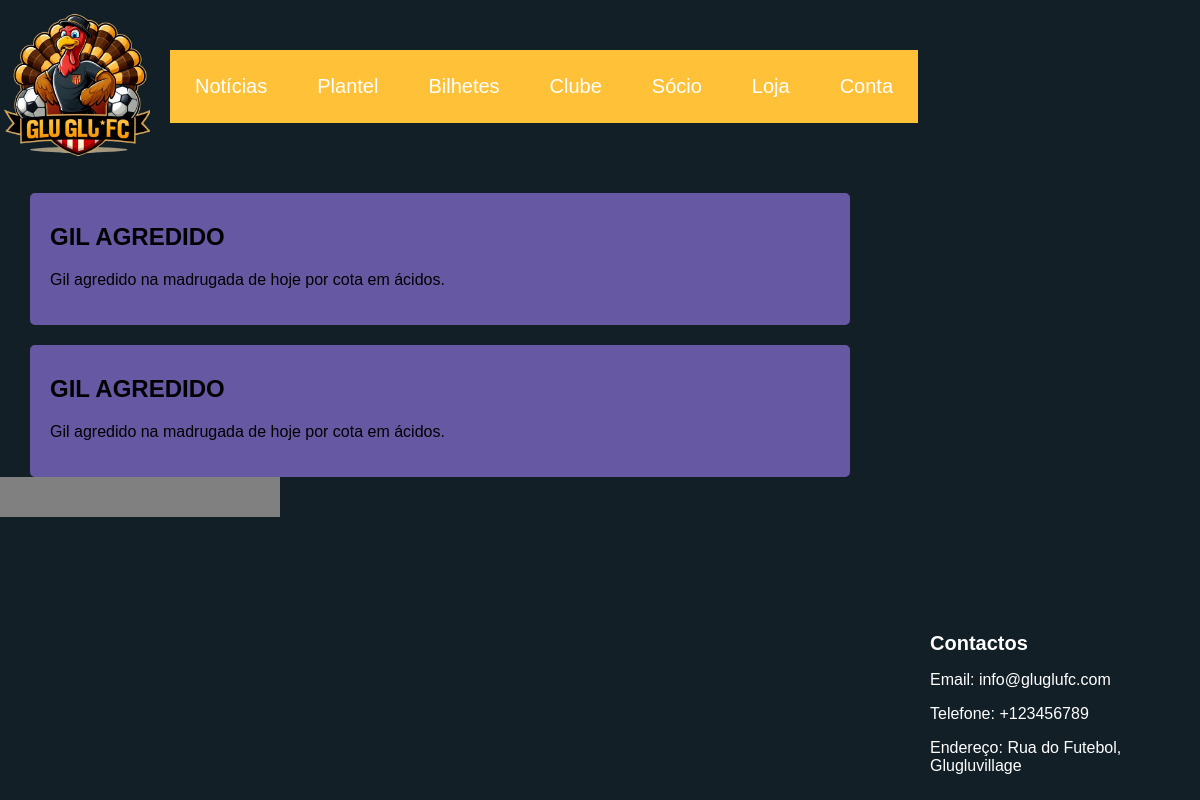
Before: /noticias/ with the older database file.
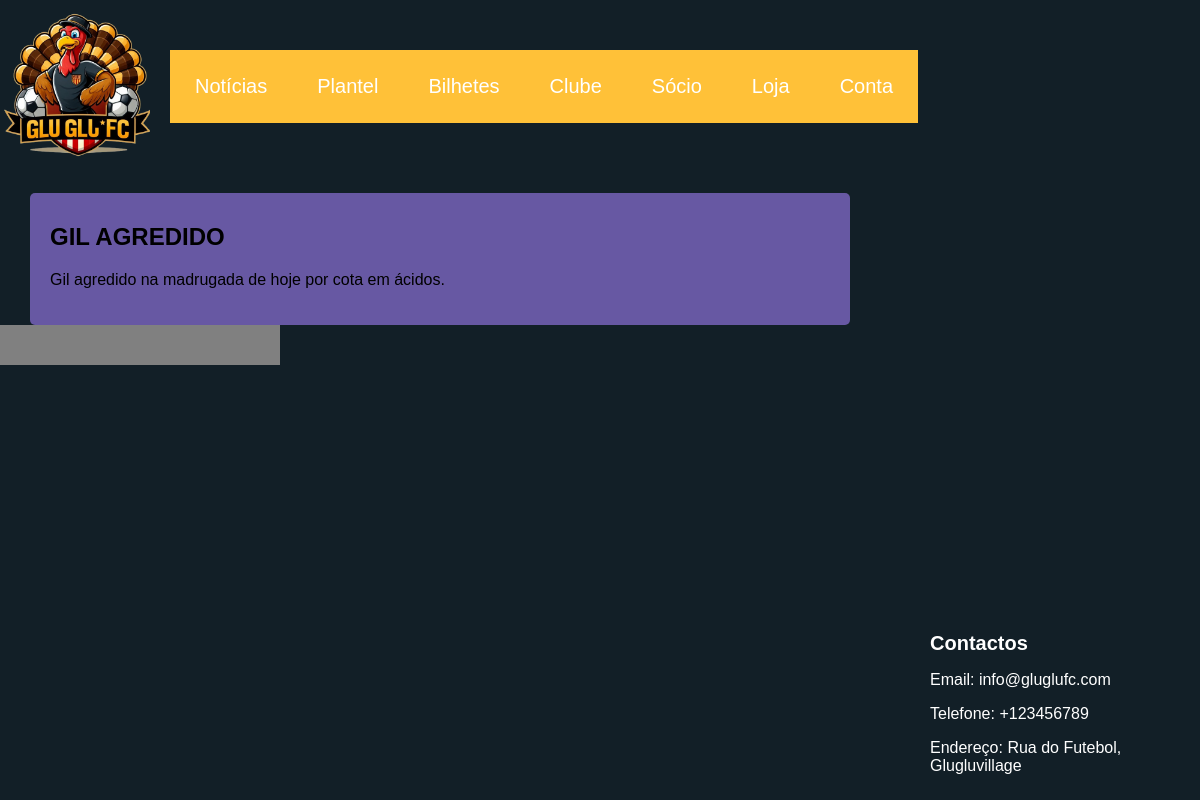
After: the same page with the newer database file.
### clubehome/models.py (models this page shows)
class Noticia(models.Model):
    titulo = models.CharField(max_length=25)
    descricao = models.CharField(max_length=100)
    imagem = models.ImageField(upload_to='clubehome/static/noticias/')
    data_publicacao = models.DateField(auto_now_add=True)

### clubehome/views.py (the view)
# urls.py: path("noticias/", views.ultimas_quatro, name = "noticias"),
def ultimas_quatro(request):
    ultimas_noticias = Noticia.objects.order_by('-data_publicacao')[:4]
    ultimos_jogos = Jogo.objects.order_by('-data_jogo')[:4]
    context = {'ultimos_jogos': ultimos_jogos, 'ultimas_noticias': ultimas_noticias}
    return render(request, 'clubehome/noticias.html', context)

### clubehome/templates/clubehome/noticias.html (shortened to what this page needs)
<!DOCTYPE html>
<html lang="en">
<head>
    {% load static %}
    <link rel="stylesheet" href="{% static 'styling.css' %}"/>
</head>
<body>
    <header>
        <div class="header-logo">
            <div class="logo">
                <a href="{% url 'homepage' %}">
                    <img src="{% static 'logo.png' %}" alt="logotipo">
                </a>
            </div>
                <nav>
                    <a href="{% url 'noticias' %}" class="box">Notícias</a>
                    <a href="{% url 'plantel' %}" class="box">Plantel</a>
                    <a href="{% url 'bilhetes' %}" class="box">Bilhetes</a>
                    <a href="{% url 'clube' %}" class="box">Clube</a>
                    <a href="{% url 'socio' %}" class="box">Sócio</a>
                    <a href="{% url 'loja' %}" class="box">Loja</a>
                    {% if user.is_authenticated %}
                    <a href="{% url 'logout' %}" class="box">Logout</a>
                    {% else %}
                    <a href="{% url 'login' %}" class="box">Conta</a>
                    {% endif %}
                </nav>
        </div>
    </header>
    <main>
        <div class="ladlad">
            {% for noticia in ultimas_noticias %}
                <div class="news">
                    <h2 class="news-title">{{ noticia.titulo }}</h2>
                    <p class="news-description">{{ noticia.descricao }}</p>
                </div>
            {% endfor %}
            <div class="recent-games">
            </div>
        </div>
    </main>
    <footer>
        <div class="contact-box">
            <h3>Contactos</h3>
            <p>Email: info@gluglufc.com</p>
            <p>Telefone: +123456789</p>
            <p>Endereço: Rua do Futebol, Glugluvillage</p>
        </div>
    </footer>
</body>
</html>

Changed rows visible on the page:
removed Noticia: titulo "GIL AGREDIDO", descricao "Gil agredido na madrugada de hoje por cota em ácidos."
